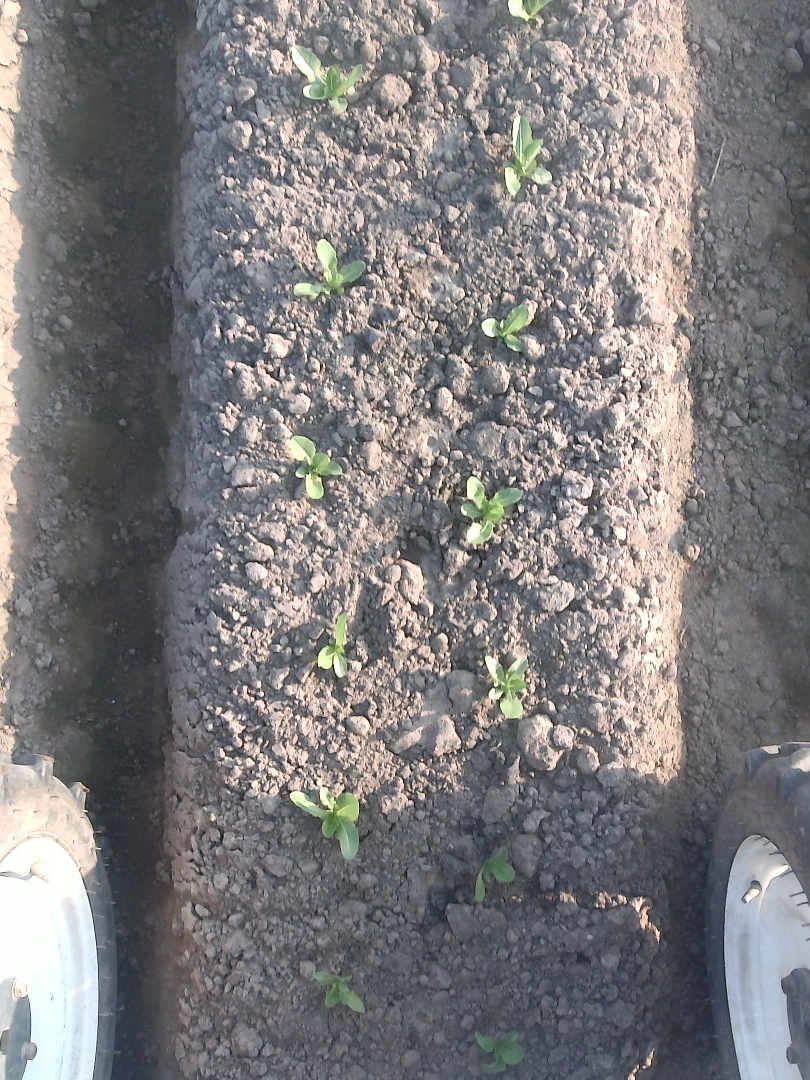
#> input picture mmdet_dataset/images/0003_000033.png, 810 x 1080 px
$ python make_spatial_corruptions.py --clean-dir ../../mmdet_dataset/images --out-root out.png
#> lines starting #> are read from the running program, lines starting #| are printed output that depends on the picture
# -*- coding: utf-8 -*-
"""Sinh điều kiện corruption test SPATIALLY-VARYING (không đồng đều theo vùng).

Động cơ: benchmark hiện tại chỉ có contrast/brightness ĐỒNG ĐỀU toàn ảnh.
Nhưng suy giảm thực địa nông nghiệp mang tính KHÔNG ĐỀU theo không gian
(nắng loang lổ qua tán lá, một góc ruộng sáng góc khác trong bóng). BCA
được thiết kế cho biên/cấu trúc, nên sẽ tỏa sáng đúng ở điều kiện không đều
này — nơi augmentation đồng đều generic không có lợi thế đặc thù.

Sinh 2 họ điều kiện mới, mỗi họ 3 severity, LABEL-PRESERVING (chỉ đổi màu,
không đổi hình học nên annotation gốc vẫn đúng):
  - uneven_contrast_s1..s3 : giảm tương phản không đều theo mặt nạ mượt
  - dappled_light_s1..s3   : ánh sáng loang lổ (Perlin-like) qua tán lá

Cách dùng:
    python tools/research/make_spatial_corruptions.py \
        --clean-dir mmdet_dataset/lettuce/test/images \
        --out-root  mmdet_dataset/lettuce_c \
        --seed 0

Kết quả: <out-root>/uneven_contrast_s{1,2,3}/  và  dappled_light_s{1,2,3}/
Sau đó eval như các điều kiện khác bằng evaluate_benchmark.py (annotation
dùng chung với test set gốc).
"""

import argparse
import datetime
import glob
import hashlib
import json
import os

import cv2
import numpy as np


def sha256_of_file(path: str) -> str:
    """Tính sha256 của 1 file."""
    h = hashlib.sha256()
    with open(path, 'rb') as f:
        for chunk in iter(lambda: f.read(1 << 20), b''):
            h.update(chunk)
    return h.hexdigest()


def sha256_of_dir(paths) -> str:
    """Tính sha256 tổng hợp của một tập file (theo thứ tự tên đã sort).

    Băm theo (tên file + nội dung) để dấu vân tay phụ thuộc cả danh sách lẫn
    nội dung -> khớp chuẩn reproducibility như bộ Lettuce-C.
    """
    h = hashlib.sha256()
    for p in sorted(paths):
        h.update(os.path.basename(p).encode('utf-8'))
        with open(p, 'rb') as f:
            for chunk in iter(lambda: f.read(1 << 20), b''):
                h.update(chunk)
    return h.hexdigest()


def smooth_random_field(h, w, scale, rng):
    """Sinh trường ngẫu nhiên mượt [0,1] (Perlin-like) bằng upsample noise."""
    small_h = max(2, h // scale)
    small_w = max(2, w // scale)
    noise = rng.random((small_h, small_w)).astype(np.float32)
    field = cv2.resize(noise, (w, h), interpolation=cv2.INTER_CUBIC)
    field = cv2.GaussianBlur(field, (0, 0), sigmaX=max(h, w) * 0.01)
    field = (field - field.min()) / (field.max() - field.min() + 1e-6)
    return field


def apply_uneven_contrast(img, severity, rng):
    """Giảm tương phản KHÔNG ĐỀU: vùng theo mặt nạ bị kéo về mức xám cục bộ."""
    h, w = img.shape[:2]
    # severity điều khiển mức giảm tối đa và diện tích ảnh hưởng
    max_reduce = {1: 0.45, 2: 0.65, 3: 0.85}[severity]
    field = smooth_random_field(h, w, scale=8, rng=rng)  # [0,1]
    reduce = (field ** 1.2) * max_reduce               # vùng đậm giảm mạnh
    keep = (1.0 - reduce)[..., None]
    local = cv2.blur(img.astype(np.float32), (41, 41))
    out = keep * img.astype(np.float32) + (1 - keep) * local
    return np.clip(out, 0, 255).astype(np.uint8)


def apply_dappled_light(img, severity, rng):
    """Ánh sáng loang lổ: nhân ảnh với mặt nạ sáng-tối mượt ngẫu nhiên."""
    h, w = img.shape[:2]
    amp = {1: 0.25, 2: 0.40, 3: 0.60}[severity]  # biên độ dao động sáng
    field = smooth_random_field(h, w, scale=6, rng=rng)  # [0,1]
    # gain quanh 1.0: vùng sáng >1, vùng tối <1
    gain = (1.0 - amp) + 2 * amp * field
    out = img.astype(np.float32) * gain[..., None]
    return np.clip(out, 0, 255).astype(np.uint8)


CORRUPTIONS = {
    'uneven_contrast': apply_uneven_contrast,
    'dappled_light': apply_dappled_light,
}


def main():
    parser = argparse.ArgumentParser()
    parser.add_argument('--clean-dir', required=True,
                        help='Thư mục ảnh test sạch')
    parser.add_argument('--out-root', required=True,
                        help='Thư mục gốc chứa các điều kiện corruption')
    parser.add_argument('--seed', type=int, default=0)
    args = parser.parse_args()

    imgs = sorted(
        glob.glob(os.path.join(args.clean_dir, '*.jpg')) +
        glob.glob(os.path.join(args.clean_dir, '*.png')))
    assert imgs, f'Không có ảnh trong {args.clean_dir}'
    print(f'{len(imgs)} ảnh test sạch')

    # Vân tay nguồn (để chứng minh dùng đúng tập ảnh gốc)
    source_images_sha256 = sha256_of_dir(imgs)

    conditions_meta = []
    for name, fn in CORRUPTIONS.items():
        for sev in (1, 2, 3):
            out_dir = os.path.join(args.out_root, f'{name}_s{sev}')
            os.makedirs(out_dir, exist_ok=True)
            written = []
            # seed cố định theo (điều kiện, severity) -> tái lập được, và mỗi
            # ảnh dùng seed riêng ổn định để mọi model test trên CÙNG corruption
            for idx, p in enumerate(imgs):
                rng = np.random.default_rng(
                    args.seed * 100000 + sev * 10000 + idx)
                img = cv2.imread(p)
#> img is the input picture: shape (1080, 810, 3); mean B, G, R 125.3, 123.8, 126.5
                out = fn(img, sev, rng)
#> in smooth_random_field, `field = cv2.resize(noise, (w, h), interpolation=cv2.INTER_CUBIC)`:
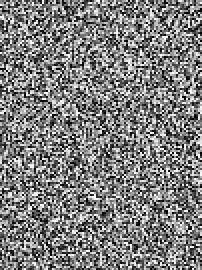
#> noise: shape (135, 101) float32 (shown 2 times larger); min 2.09e-05, max 1, mean 0.498
#> in apply_uneven_contrast, `local = cv2.blur(img.astype(np.float32), (41, 41))`:
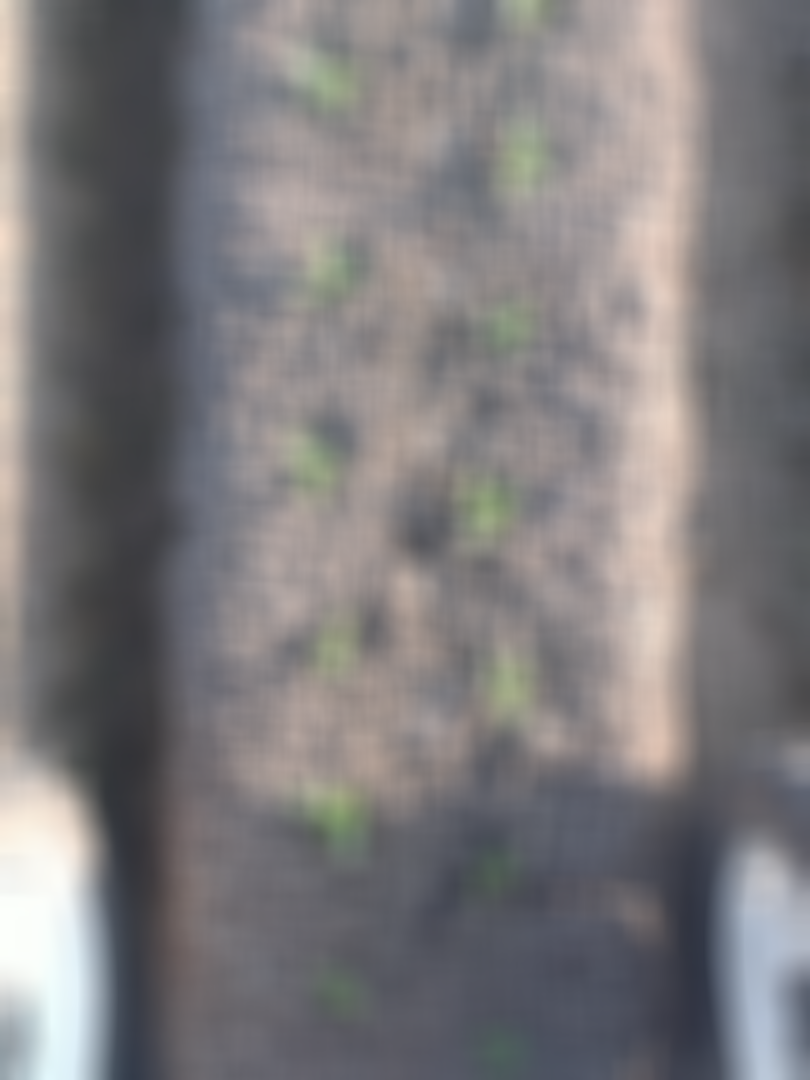
#> local: shape (1080, 810, 3) float32; mean B, G, R 125.3, 123.9, 126.4
                dst = os.path.join(out_dir, os.path.basename(p))
                cv2.imwrite(dst, out)
                written.append(dst)
            cond_sha = sha256_of_dir(written)
            conditions_meta.append({
                'corruption': name,
                'severity': sev,
                'image_prefix': f'{name}_s{sev}/',
                'image_count': len(written),
                'sha256': cond_sha,
            })
            print(f'  {name}_s{sev}: {len(written)} ảnh -> {out_dir} '
                  f'(sha256={cond_sha[:12]}...)')

    # Ghi file metadata reproducibility (khớp phong cách bộ Lettuce-C)
    meta = {
        'benchmark_name': 'Lettuce-Spatial',
        'suite': 'label_preserving_spatial',
        'created_at_utc': datetime.datetime.now(
            datetime.timezone.utc).isoformat(),
        'generator': 'make_spatial_corruptions.py',
        'generator_sha256': sha256_of_file(os.path.abspath(__file__)),
        'dependency_versions': {
            'numpy': np.__version__,
            'opencv': cv2.__version__,
        },
        'global_seed': args.seed,
        'source_root': os.path.abspath(args.clean_dir),
        'source_image_count': len(imgs),
        'source_images_sha256': source_images_sha256,
        'corruptions': list(CORRUPTIONS.keys()),
        'severities': [1, 2, 3],
        'conditions': conditions_meta,
        'notes': [
            'Spatially-varying corruptions (uneven_contrast, dappled_light).',
            'Annotations unchanged (geometry preserved -> label-preserving).',
            'Per-image deterministic seed -> all models test on identical '
            'corrupted images.',
            'Test corruptions must never be used for model selection.',
        ],
    }
    meta_path = os.path.join(args.out_root, 'benchmark_metadata.json')
    with open(meta_path, 'w') as f:
        json.dump(meta, f, indent=2)
    print(f'\nĐã ghi metadata + sha256: {meta_path}')
    print(f'Xong. Eval bằng evaluate_benchmark.py với --benchmark-root '
          f'{args.out_root} (annotation dùng chung test set gốc).')


if __name__ == '__main__':
    main()
